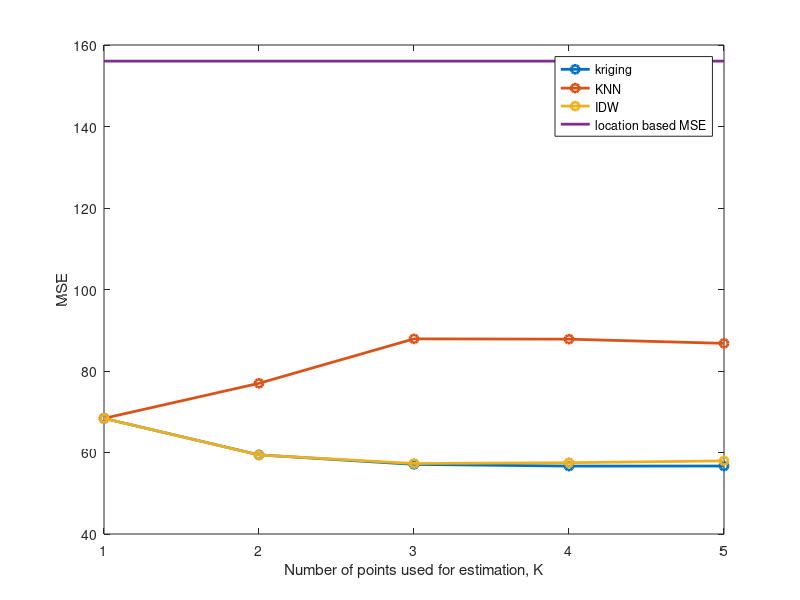

The MATLAB source for this figure:
clear;
close all;
clc;

kriging = [68.3774128528772	59.4196196880925	57.0882577576408	56.6651192308855	56.6809493643940];
knn = [68.3774128528772	76.9828673216041	87.8897727714309	87.8145757433523	86.7836995837461];
IDW = [68.3774128528772	59.3898826734455	57.3017204003792	57.4977989656882	57.9426940255136];
location = [1.560437662708077e+02   1.560437662708077e+02 1.560437662708077e+02 1.560437662708077e+02 1.560437662708077e+02];
figure;
plot(kriging,'-o','LineWidth',2)
hold on;
plot(knn,'-o','LineWidth',2)
hold on;
plot(IDW,'-o','LineWidth',2)
hold on;
plot(location,'-','LineWidth',2)
legend('kriging','KNN','IDW','location based MSE')
ylabel('MSE')
xlabel('Number of points used for estimation, K')

